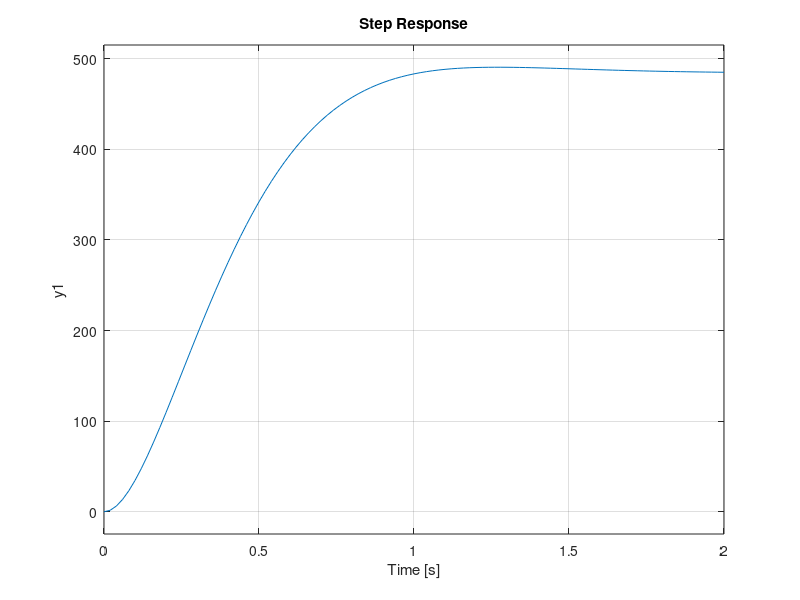

Write the MATLAB code that produced this figure. (Note: this script raises an error after producing the figure.)
clf;
clear;
close all;
clc;

Vout=[1.0;2.0;3.0;4.0;5.0;6.0;7.0;8.0];
Iout=[0.13;0.20;0.315;0.47;0.63;0.789;0.995;1.242];
Ra=Vout./Iout;
Ra_Avg=mean(Ra);

V=0.952;
Rs = 220; 
V_t=0.63*V;
te = [0.0067;0.0076];
te = mean(te);
La = te*(Rs+Ra_Avg);

Vb=[1;1.5;2;3;4;5;6]; % voltage 
Ib=[0.0745;0.09;0.115 ;0.173;0.25;0.351;0.45];%Current
T=[0.092,0.0545,0.0358,0.0235,0.0177,0.0171,0.0123];
W=2*pi./T; %angular frequency
% this measure value W, represents the angular velocity, is similar to the
% results in the plotted graph with small differences due to unaccounted
% uncertanties.

Kb = (Vb-Ib*Ra_Avg)./W'
Kb_avg = mean(Kb);
Kt=Kb_avg;
Dm=Kb.*Ib./W';

%change in voltage which .37 lower than the max, from the 0.67 which
%represents the time constant and we are measureing backwards. 
Tm=2*0.260;%s (multiply by 2 because 2 propellers)

Jm = Tm*mean(Dm);
Dm_avg = mean(Dm);

a= Kt/(Jm*La);
b=(Jm*Ra_Avg + Dm_avg*La)/(Jm*La);
c=(Ra_Avg*Dm_avg + Kt^2)/(Jm*La);
sys = tf([a],[1 b c])

step(sys)

hold on
step(2*sys)
step(3*sys)
step(4*sys)
step(5*sys)
step(6*sys)

refline(0,68.3)
refline(0,175.5)
refline(0,267.4)
refline(0,355)
refline(0,432)
refline(0,510)
legend('1V','2V','3V','4V','5V','6V');
title('Step-response of Propeller for Varying Voltages');
xlabel('time t(s)');
ylabel('Rotor angular velocity');


Timeconstant=0.445 % taken off the graphs, where it is pretty constant,
                    % compared to the 0.52 experimental
 
                    
%% lab 3

%Measuring the force using dfferent propeller and scales to measure force
%in grams
%Measuring from 1-6 volts
r=0.13; % m distrance from propeller to axis
Weight_grams = [2,5,9,15,22,31,39,49]; %grams
Force = Weight_grams *0.001*9.81; %newtons
Thrust = Force*r;
Period =[34.6,22.6,17.5,14.1,11.9,10.3,9,8.2];%period in ms
Freq = 1./(Period.*10^-3);
AngularV= 2*pi*(Freq); 

figure
plot(AngularV,Force);
title('Force from Propeller for Varying Angular Velocities');
xlabel('Angular Velocity rad/s');
ylabel('Force N');
%taking the gradient from this we will end up with the value for Kp which
%goes into our final transfer function

%results from excel

A = 0.6904;
B = 0.273;
T_oscl = 0.757;%Period of oscilation
Freq_oscl = 1/T_oscl;
AngFreqOscl = 2*pi*Freq_oscl;
grav = 9.81;%gravitational constant
mass = 0.129; %grams
d= 0.12; % distance to centre of mass of arm from axis

Jp = (mass*d*grav)/(AngFreqOscl^2+B^2); %moment of inertia of the pendulum arm
C =B*2*Jp; % linear damping coefficient

%%

a= Kt/(Jm*La)
b=(Jm*Ra_Avg + Dm_avg*La)/(Jm*La)
c=(Ra_Avg*Dm_avg + Kt^2)/(Jm*La)
Kp = 0.0008; %taken off the graph of excel
d=Jp;
e = C;
f = mass *grav *0.12;
%output = a/(s^2+b*s+c);

figure
sys = tf([a*Kp*r],[d (e+b*d) (f+b*e+c*d) (b*f+e*c) (c*f)])
%sys = tf([a*Kp*r],[1 b c])

step(1*sys)
hold on;
step(2*sys)
step(3*sys)
step(4*sys)
step(5*sys)
step(6*sys)



legend('1V','2V','3V','4V','5V','6V');
title('Angular Displacement Step Response for Varying Voltages ');
xlabel('time t(s)');
ylabel('Angular Displacement (Radians)');

figure
iopzplot(sys)
title('Pole-Zero Map of Transfer Function');





%%
StepV= [1,2,3,4,5,6]; %step voltage in 
StdyAng = [0,2,5,8,10,14]; %steady state angle
GraphAng=[0.0551,0.11,0.166,0.221,0.277,0.331];%radians 
OutputAng =GraphAng.*180/pi;
DifferenceAng =abs(StdyAng-OutputAng)

%%
figure
Finalsys = sys;
ang = 10;
Kp = 1000;
Ki = 1;
control = tf([Kp Ki],[1 0])

M = feedback(Finalsys*0.269*control,1); %multiplying to go from input angle to voltage
%M = feedback(Finalsys*0.269*10,1);
step(ang*M*180/pi)
figure
iopzplot(ang*M*180/pi)
hold on
iopzplot(sys)


